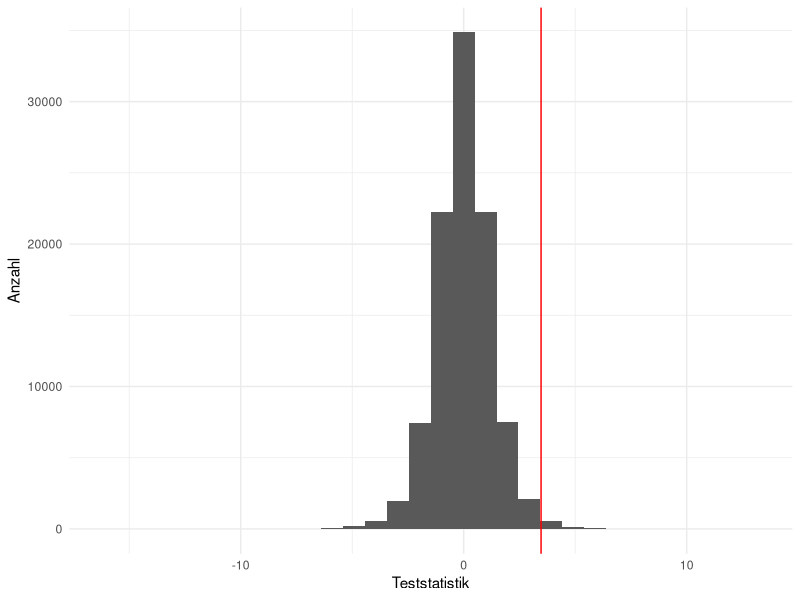

R code for this plot:
library(tidyverse)

set.seed(20201021)

T_vec <- map_dbl(1:100000, function(...){
  dog_vec <- rnorm(n = 4, mean = 8.48, sd = 0.57)
  cat_vec <- rnorm(n = 4, mean = 8.48, sd = 0.57)
  s_p <- (sd(cat_vec) + sd(dog_vec))/2 
  T_calc <- (mean(cat_vec) - mean(dog_vec))/(s_p * sqrt(2/4)) 
  return(T_calc)  
}) |> round(2)

T_vec |> magrittr::extract(1:1000) |> sort()  

(T_vec >= 3.47) |> sum()

ggplot(as_tibble(T_vec), aes(x = value)) +
  theme_minimal() +
  labs(x = "Teststatistik", y = "Anzahl") +
  geom_histogram() +
  geom_vline(xintercept = 3.47, color = "red")
